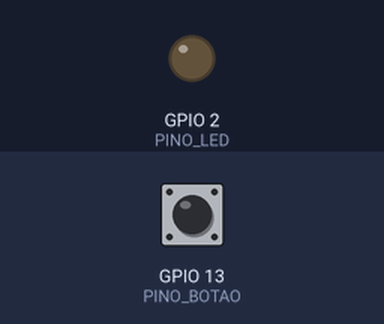
The sketch below on a simulated ESP32. Parts: output pins drawn as LEDs (lit = HIGH). The inputs (shaded band) are chosen by the test bench; at power-on: GPIO 13 (PINO_BOTAO) HIGH. WiFi joins after 1.5 s; servers stay silent unless stated; uploads are accepted with an empty reply; what the sketch prints to the serial monitor is not drawn.

Above: at 2.8 s.
2.9 s: GPIO 13 (PINO_BOTAO) pulled LOW for 0.15 s
At 3.07 s:
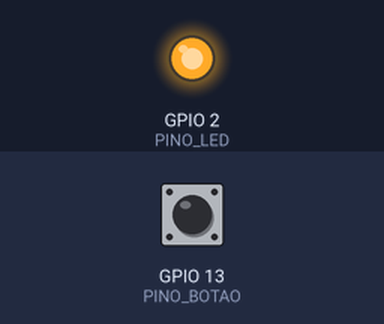
5.9 s: GPIO 13 (PINO_BOTAO) pulled LOW for 1 s
At 8.6 s:
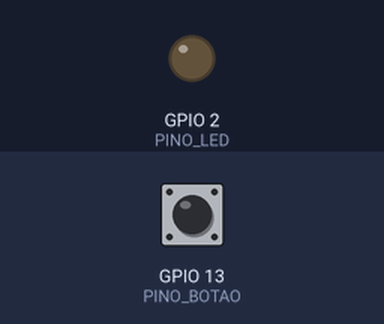
8.9 s: GPIO 13 (PINO_BOTAO) pulled LOW for 3.2 s
At 9.07 s:
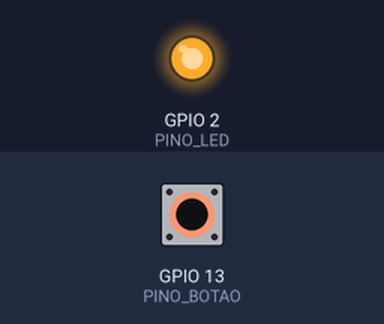
Timing chart, 0 to 12.4 s (numbered marks = the images above; inputs shaded):
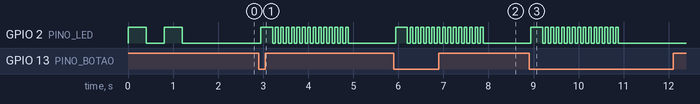

Measured:
- after the input at 2.9 s, GPIO 2 (PINO_LED): LOW → HIGH after 0.05 s, then repeats every 0.12 s: LOW 0.06 s, HIGH 0.06 s, until it stays LOW from 4.9 s
- after the input at 5.9 s, GPIO 2 (PINO_LED): LOW → HIGH at once, then repeats every 0.12 s: LOW 0.06 s, HIGH 0.06 s, until it stays LOW from 7.9 s
- after the input at 8.9 s, GPIO 2 (PINO_LED): LOW → HIGH at once, then repeats every 0.12 s: LOW 0.06 s, HIGH 0.06 s, until it stays LOW from 10.9 s

The sketch:

esp32-botao.ino
```cpp
/*
  El Mare Replay — botão da quadra (ESP32)

  Ligações:
    - Botão arcade: um terminal no GPIO 13, o outro no GND (usa o pull-up interno)
    - LED: GPIO 2 (LED azul da própria placa) ou um LED externo com resistor de 220Ω

  LED:
    - piscando devagar  → conectando no Wi-Fi
    - 3 piscadas        → replay salvo
    - 1 piscada longa   → replay já estava sendo gerado (aguarde uns segundos)
    - piscando rápido   → erro (PC desligado, token errado...)

  Gravar: Arduino IDE → placa "ESP32 Dev Module" → Upload
*/
#include <WiFi.h>
#include <HTTPClient.h>

// ======== CONFIGURE AQUI ========
const char* WIFI_NOME  = "NOME_DO_WIFI";
const char* WIFI_SENHA = "SENHA_DO_WIFI";
const char* SERVIDOR   = "http://192.168.1.10:8000/replay";  // IP fixo do PC da quadra
const char* TOKEN      = "TROQUE-POR-UMA-SENHA-LONGA";       // o mesmo do config.json
// ================================

const int PINO_BOTAO = 13;
const int PINO_LED = 2;

void piscar(int vezes, int ms) {
  for (int i = 0; i < vezes; i++) {
    digitalWrite(PINO_LED, HIGH); delay(ms);
    digitalWrite(PINO_LED, LOW);  delay(ms);
  }
}

void conectarWifi() {
  if (WiFi.status() == WL_CONNECTED) return;
  WiFi.mode(WIFI_STA);
  WiFi.setAutoReconnect(true);
  WiFi.begin(WIFI_NOME, WIFI_SENHA);
  Serial.print("Conectando no Wi-Fi");
  while (WiFi.status() != WL_CONNECTED) {
    piscar(1, 400);
    Serial.print(".");
  }
  Serial.printf("\nConectado: %s\n", WiFi.localIP().toString().c_str());
}

void pedirReplay() {
  digitalWrite(PINO_LED, HIGH);
  HTTPClient http;
  http.begin(SERVIDOR);
  http.setTimeout(5000);
  http.addHeader("X-Token", TOKEN);
  int codigo = http.POST("");
  http.end();
  digitalWrite(PINO_LED, LOW);
  Serial.printf("Replay: HTTP %d\n", codigo);

  if (codigo == 202)      piscar(3, 150);
  else if (codigo == 429) piscar(1, 800);
  else                    piscar(15, 60);
}

void setup() {
  Serial.begin(115200);
  pinMode(PINO_BOTAO, INPUT_PULLUP);
  pinMode(PINO_LED, OUTPUT);
  conectarWifi();
}

void loop() {
  conectarWifi();
  if (digitalRead(PINO_BOTAO) == LOW) {
    delay(40);  // debounce
    if (digitalRead(PINO_BOTAO) == LOW) {
      pedirReplay();
      while (digitalRead(PINO_BOTAO) == LOW) delay(10);  // espera soltar
    }
  }
  delay(10);
}
```
